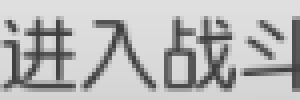
#> input picture templates/mijing/jinruzhandou.bmp, 75 x 25 px (shown 4 times larger); the run also reads 2 pictures not shown here
$ python business.py
#> lines starting #> are read from the running program, lines starting #| are printed output that depends on the picture
import pyautogui
import time
import cv2
import numpy as np
import random
import os
import subprocess

pyautogui.FAILSAFE = True  # 鼠标移到左上角触发紧急停止，防止误操作

# 飞书通知配置
FEISHU_CHAT_ID = "oc_28198b42827f152e43de37e771e0341e"


# [10 lines left out: function send_feishu_msg, not called in this run]


def log(msg, level=""):
    """带时间戳的日志"""
    ts = time.strftime("%H:%M")
    prefix = f"[{ts}]" if not level else f"[{ts} {level}]"
    print(f"{prefix} {msg}")

# ========== 模板预加载 ==========
_TEMPLATE_DIR = os.path.join(os.path.dirname(os.path.dirname(os.path.abspath(__file__))), 'templates')


def _load(path):
    """加载灰度模板，失败时打印警告"""
    full = os.path.join(_TEMPLATE_DIR, path)
    tpl = cv2.imread(full, cv2.IMREAD_GRAYSCALE)
    if tpl is None:
        log(f"模板加载失败: {path}", "WARN")
        return None
    return tpl


# 预加载所有模板（模块级，只读一次磁盘）
TPL = {
    'fubentiaoguo':   _load('fuben/fubentiaoguo.bmp'),
    'jinruzhandou':   _load('mijing/jinruzhandou.bmp'),
    'mijingxiangyao': _load('mijing/mijingxiangyao.bmp'),
    'queding':        _load('common/queding.bmp'),
    'yasongbiaoyin':  _load('yabiao/yasongbiaoyin.jpg'),
    'qiuzhu':         _load('dati/qiuzhu.bmp'),
    'qiuzhu2':        _load('dati/qiuzhu2.bmp'),
    'shiyong':        _load('common/shiyong.bmp'),
    'renwu':          _load('common/renwu.bmp'),
    # 师门任务模板
    'shimenrenwu':    _load('shimen/shimenrenwu.bmp'),
    'quwancheng':     _load('shimen/quwancheng.bmp'),
    'shimen_complete': _load('shimen/shimen_complete.bmp'),
    'shimen_confirm':  _load('shimen/shimen_confirm.bmp'),
    'shimen_x':        _load('shimen/shimen_x.bmp'),
    # 宝图任务模板
    'huodong':        _load('common/huodong.bmp'),
    'baoturenwu':     _load('baotu/baoturenwu.bmp'),
    'tingtingwufang': _load('baotu/tingtingwufang.bmp'),
    'renwu_baotu':    _load('baotu/renwu_baotu.bmp'),
}
#> call 2 of _load, with path = 'mijing/jinruzhandou.bmp'
#> in _load, tpl is the input picture: shape (25, 75); min 62, max 223, mean 183.6
#> call 4 of _load, with path = 'common/queding.bmp'
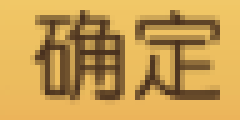
#> input picture templates/common/queding.bmp, 48 x 24 px (shown 5 times larger)
#> in _load (call 4), `tpl = cv2.imread(full, cv2.IMREAD_GRAYSCALE)`:
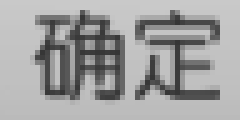
#> tpl: shape (24, 48) (shown 5 times larger); min 53, max 201, mean 160.3

# 宝图搜索区域（y < 300）
BAOTU_REGION = (0, 0, 2600, 300)


# ========== 核心匹配 ==========

# [73 lines left out: functions _screenshot_gray, _match, find_pic, find_and_click, find_and_click_path, find_all and 1 more, not called in this run]


# ========== 停止标志（兼容旧接口 business.stop_xxx = True） ==========

stop_watu = False
stop_mijing = False
stop_yabiao = False
stop_dati = False
stop_fuben = False
stop_shimen = False
stop_baotu = False


# [4 lines left out: function stop_all, not called in this run]


# ========== 默认区域 ==========

FULL_REGION = (0, 0, 2600, 1300)
FUBEN_REGION = (0, 0, 880, 700)


# ========== 可中断等待 ==========

# [387 lines left out: functions _wait, watu_start, mijing_start, yabiao_start, dati_start, fuben_start and 7 more, not called in this run]
